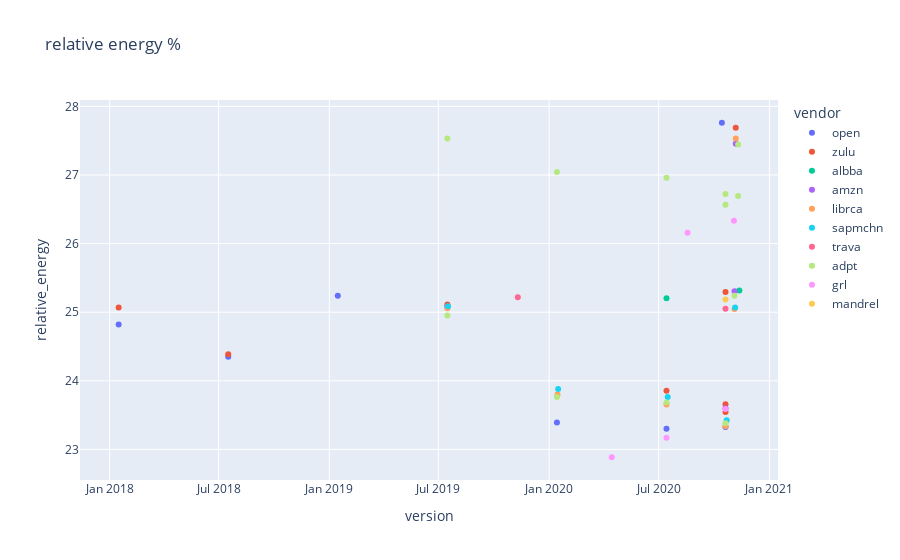

Source (notebook cell):
### Code cell
data1.plot(kind="scatter",color="vendor",x="version",y="relative_energy",title="relative energy %")

### Figure 1 — Plotly figure (JSON) as saved in the notebook; plotly's stock layout.template omitted (floating-point values rounded to 4 significant figures)
{"data": [{"hovertemplate": "vendor=open<br>version=%{x}<br>relative_energy=%{y}<extra></extra>", "legendgroup": "open", "marker": {"color": "#636efa", "symbol": "circle"}, "mode": "markers", "name": "open", "orientation": "v", "showlegend": true, "type": "scatter", "x": ["2018-07-17", "2019-01-15", "2019-07-16", "2020-01-14", "2020-07-14", "2020-10-20", "2020-10-14", "2018-01-16"], "xaxis": "x", "y": [24.35, 25.24, 25.08, 23.39, 23.3, 23.33, 27.76, 24.82], "yaxis": "y"}, {"hovertemplate": "vendor=zulu<br>version=%{x}<br>relative_energy=%{y}<extra></extra>", "legendgroup": "zulu", "marker": {"color": "#EF553B", "symbol": "circle"}, "mode": "markers", "name": "zulu", "orientation": "v", "showlegend": true, "type": "scatter", "x": ["2018-07-17", "2020-10-20", "2019-07-16", "2020-10-20", "2020-07-14", "2020-10-20", "2020-11-06", "2018-01-16"], "xaxis": "x", "y": [24.39, 25.3, 25.11, 23.54, 23.86, 23.66, 27.69, 25.07], "yaxis": "y"}, {"hovertemplate": "vendor=albba<br>version=%{x}<br>relative_energy=%{y}<extra></extra>", "legendgroup": "albba", "marker": {"color": "#00cc96", "symbol": "circle"}, "mode": "markers", "name": "albba", "orientation": "v", "showlegend": true, "type": "scatter", "x": ["2020-07-14", "2020-11-12"], "xaxis": "x", "y": [25.2, 25.32], "yaxis": "y"}, {"hovertemplate": "vendor=amzn<br>version=%{x}<br>relative_energy=%{y}<extra></extra>", "legendgroup": "amzn", "marker": {"color": "#ab63fa", "symbol": "circle"}, "mode": "markers", "name": "amzn", "orientation": "v", "showlegend": true, "type": "scatter", "x": ["2020-11-04", "2020-10-20", "2020-11-06"], "xaxis": "x", "y": [25.31, 23.6, 27.46], "yaxis": "y"}, {"hovertemplate": "vendor=librca<br>version=%{x}<br>relative_energy=%{y}<extra></extra>", "legendgroup": "librca", "marker": {"color": "#FFA15A", "symbol": "circle"}, "mode": "markers", "name": "librca", "orientation": "v", "showlegend": true, "type": "scatter", "x": ["2020-11-04", "2019-07-16", "2020-01-15", "2020-07-14", "2020-10-20", "2020-11-06"], "xaxis": "x", "y": [25.05, 25.06, 23.8, 23.66, 23.34, 27.53], "yaxis": "y"}, {"hovertemplate": "vendor=sapmchn<br>version=%{x}<br>relative_energy=%{y}<extra></extra>", "legendgroup": "sapmchn", "marker": {"color": "#19d3f3", "symbol": "circle"}, "mode": "markers", "name": "sapmchn", "orientation": "v", "showlegend": true, "type": "scatter", "x": ["2020-11-05", "2019-07-17", "2020-01-16", "2020-07-16", "2020-10-22"], "xaxis": "x", "y": [25.07, 25.09, 23.88, 23.76, 23.43], "yaxis": "y"}, {"hovertemplate": "vendor=trava<br>version=%{x}<br>relative_energy=%{y}<extra></extra>", "legendgroup": "trava", "marker": {"color": "#FF6692", "symbol": "circle"}, "mode": "markers", "name": "trava", "orientation": "v", "showlegend": true, "type": "scatter", "x": ["2020-10-20", "2019-11-10"], "xaxis": "x", "y": [25.05, 25.22], "yaxis": "y"}, {"hovertemplate": "vendor=adpt<br>version=%{x}<br>relative_energy=%{y}<extra></extra>", "legendgroup": "adpt", "marker": {"color": "#B6E880", "symbol": "circle"}, "mode": "markers", "name": "adpt", "orientation": "v", "showlegend": true, "type": "scatter", "x": ["2020-11-04", "2020-10-20", "2019-07-16", "2019-07-16", "2020-01-14", "2020-01-14", "2020-07-14", "2020-07-14", "2020-10-20", "2020-10-20", "2020-11-10", "2020-11-10"], "xaxis": "x", "y": [25.24, 26.72, 24.95, 27.53, 23.77, 27.04, 23.68, 26.96, 23.38, 26.57, 27.44, 26.69], "yaxis": "y"}, {"hovertemplate": "vendor=grl<br>version=%{x}<br>relative_energy=%{y}<extra></extra>", "legendgroup": "grl", "marker": {"color": "#FF97FF", "symbol": "circle"}, "mode": "markers", "name": "grl", "orientation": "v", "showlegend": true, "type": "scatter", "x": ["2020-10-20", "2020-11-03", "2020-04-14", "2020-07-14", "2020-08-18"], "xaxis": "x", "y": [23.59, 26.33, 22.89, 23.17, 26.16], "yaxis": "y"}, {"hovertemplate": "vendor=mandrel<br>version=%{x}<br>relative_energy=%{y}<extra></extra>", "legendgroup": "mandrel", "marker": {"color": "#FECB52", "symbol": "circle"}, "mode": "markers", "name": "mandrel", "orientation": "v", "showlegend": true, "type": "scatter", "x": ["2020-10-20"], "xaxis": "x", "y": [25.18], "yaxis": "y"}], "layout": {"legend": {"title": {"text": "vendor"}, "tracegroupgap": 0}, "title": {"text": "relative energy %"}, "xaxis": {"anchor": "y", "domain": [0, 1], "title": {"text": "version"}}, "yaxis": {"anchor": "x", "domain": [0, 1], "title": {"text": "relative_energy"}}}}
